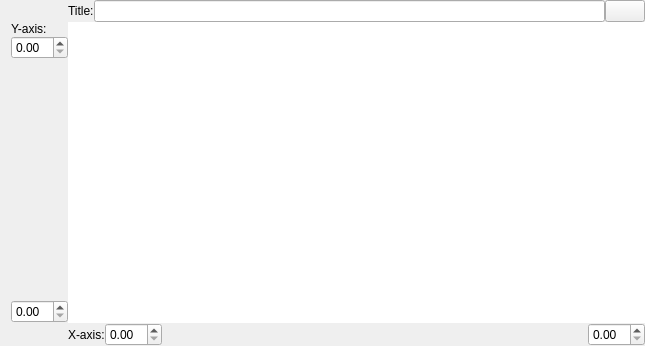
<?xml version="1.0" encoding="UTF-8"?>
<ui version="4.0">
 <class>GraphViewWidget</class>
 <widget class="QWidget" name="GraphViewWidget">
  <property name="geometry">
   <rect>
    <x>0</x>
    <y>0</y>
    <width>645</width>
    <height>346</height>
   </rect>
  </property>
  <property name="windowTitle">
   <string>Form</string>
  </property>
  <layout class="QGridLayout" name="gridLayout">
   <property name="topMargin">
    <number>0</number>
   </property>
   <property name="rightMargin">
    <number>0</number>
   </property>
   <property name="bottomMargin">
    <number>0</number>
   </property>
   <property name="spacing">
    <number>0</number>
   </property>
   <item row="0" column="1">
    <widget class="QWidget" name="widget_3" native="true">
     <layout class="QHBoxLayout" name="horizontalLayout_2">
      <property name="spacing">
       <number>0</number>
      </property>
      <property name="margin">
       <number>0</number>
      </property>
      <item>
       <widget class="QLabel" name="label_3">
        <property name="text">
         <string>Title:</string>
        </property>
       </widget>
      </item>
      <item>
       <widget class="QLineEdit" name="title"/>
      </item>
      <item>
       <widget class="QPushButton" name="save">
        <property name="text">
         <string/>
        </property>
        <property name="icon">
         <iconset resource="icons.qrc">
          <normaloff>:/oxygen/icons/oxygen/document-save.png</normaloff>:/oxygen/icons/oxygen/document-save.png</iconset>
        </property>
       </widget>
      </item>
     </layout>
    </widget>
   </item>
   <item row="1" column="0">
    <widget class="QWidget" name="widget_2" native="true">
     <layout class="QVBoxLayout" name="verticalLayout">
      <property name="spacing">
       <number>0</number>
      </property>
      <property name="margin">
       <number>0</number>
      </property>
      <item>
       <widget class="QLabel" name="label_2">
        <property name="text">
         <string>Y-axis:</string>
        </property>
       </widget>
      </item>
      <item>
       <widget class="QDoubleSpinBox" name="yMax"/>
      </item>
      <item>
       <spacer name="verticalSpacer">
        <property name="orientation">
         <enum>Qt::Vertical</enum>
        </property>
        <property name="sizeHint" stdset="0">
         <size>
          <width>20</width>
          <height>189</height>
         </size>
        </property>
       </spacer>
      </item>
      <item>
       <widget class="QDoubleSpinBox" name="yMin"/>
      </item>
     </layout>
    </widget>
   </item>
   <item row="1" column="1">
    <widget class="PlotWidget" name="widget_4" native="true">
     <property name="styleSheet">
      <string notr="true">background-color:white;</string>
     </property>
    </widget>
   </item>
   <item row="2" column="1">
    <widget class="QWidget" name="widget" native="true">
     <layout class="QHBoxLayout" name="horizontalLayout">
      <property name="spacing">
       <number>0</number>
      </property>
      <property name="margin">
       <number>0</number>
      </property>
      <item>
       <widget class="QLabel" name="label">
        <property name="text">
         <string>X-axis:</string>
        </property>
       </widget>
      </item>
      <item>
       <widget class="QDoubleSpinBox" name="xMin"/>
      </item>
      <item>
       <spacer name="horizontalSpacer">
        <property name="orientation">
         <enum>Qt::Horizontal</enum>
        </property>
        <property name="sizeHint" stdset="0">
         <size>
          <width>384</width>
          <height>20</height>
         </size>
        </property>
       </spacer>
      </item>
      <item>
       <widget class="QDoubleSpinBox" name="xMax"/>
      </item>
     </layout>
    </widget>
   </item>
  </layout>
 </widget>
 <customwidgets>
  <customwidget>
   <class>PlotWidget</class>
   <extends>QWidget</extends>
   <header>gui/plotwidget.h</header>
   <container>1</container>
  </customwidget>
 </customwidgets>
 <resources>
  <include location="icons.qrc"/>
 </resources>
 <connections/>
</ui>
